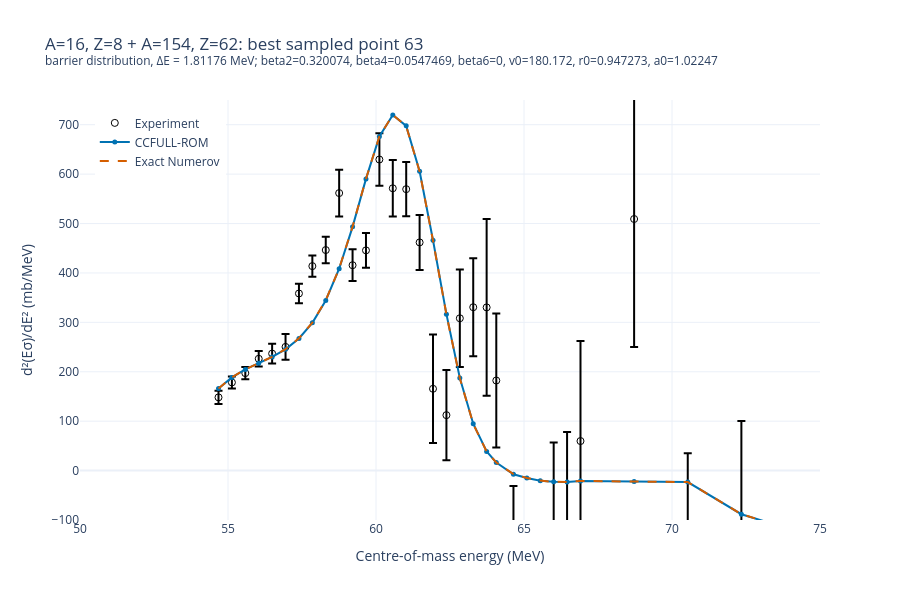

Write notebook code for a chart like this one.
### Code cell
fig = go.Figure()
fig.add_trace(go.Scatter(
    x=barrier_table["energy_cm_mev"],
    y=barrier_table["experiment_mb_per_mev"],
    error_y={
        "type": "data",
        "array": barrier_table["experiment_error_mb_per_mev"],
        "visible": True,
    },
    mode="markers",
    marker={"color": "black", "size": 7, "symbol": "circle-open"},
    name="Experiment",
))
fig.add_trace(go.Scatter(
    x=barrier_table["energy_cm_mev"],
    y=barrier_table["rom_mb_per_mev"],
    mode="lines+markers",
    line={"color": "#0072B2", "width": 2},
    marker={"size": 5},
    name="CCFULL-ROM",
))
if "exact_numerov_mb_per_mev" in barrier_table.columns:
    fig.add_trace(go.Scatter(
        x=barrier_table["energy_cm_mev"],
        y=barrier_table["exact_numerov_mb_per_mev"],
        mode="lines",
        line={"color": "#D55E00", "width": 2, "dash": "dash"},
        name="Exact Numerov",
    ))

fig.update_layout(
    title=(f"{reaction_system}: best sampled point {best_index}"
           f"<br><sup>barrier distribution, ΔE = {BARRIER_DELTA_E:g} MeV; "
           f"{parameter_text}</sup>"),
    xaxis_title="Centre-of-mass energy (MeV)",
    yaxis_title="d²(Eσ)/dE² (mb/MeV)",
    template="plotly_white",
    height=600,
    legend={"x": 0.02, "y": 0.98},
    xaxis=dict(range=[50, 75]),
    yaxis=dict(range=[-100, 750]),

)
fig.show()

### Figure 1 — Plotly figure (JSON) as saved in the notebook; plotly's stock layout.template omitted (floating-point values rounded to 4 significant figures)
{"data": [{"error_y": {"array": [NaN, NaN, NaN, NaN, NaN, 13.2, 12.27, 12.42, 15.72, 20.0, 26.06, 19.52, 21.37, 26.92, 47.27, 32.13, 35.3, 53.33, 57.16, 54.84, 55.68, 109.8, 91.53, 98.48, 99.18, 178.7, 135.7, 148.3, 149.3, 189.7, 180.4, 190.5, 202.7, 259.0, 308.1, 209.3, 108.2, 142.7, NaN], "type": "data", "visible": true}, "marker": {"color": "black", "size": 7, "symbol": "circle-open"}, "mode": "markers", "name": "Experiment", "type": "scatter", "x": [52.41, 52.87, 53.32, 53.77, 54.23, 54.68, 55.13, 55.58, 56.04, 56.49, 56.94, 57.4, 57.85, 58.3, 58.76, 59.21, 59.66, 60.11, 60.57, 61.02, 61.47, 61.93, 62.38, 62.83, 63.28, 63.74, 64.06, 64.64, 65.1, 65.55, 66.0, 66.46, 66.91, 68.72, 70.53, 72.34, 81.4, 90.46, 99.52], "y": [NaN, NaN, NaN, NaN, NaN, 148.2, 178.4, 197.2, 226.3, 236.8, 250.3, 358.4, 413.8, 446.3, 561.6, 415.6, 445.7, 629.6, 571.3, 569.6, 461.8, 165.5, 112.2, 308.2, 330.6, 330.2, 182.3, -179.6, -362.8, -422.5, -123.6, -112.3, 59.76, 509.1, -273.1, -108.7, -828.5, 780.7, NaN]}, {"line": {"color": "#0072B2", "width": 2}, "marker": {"size": 5}, "mode": "lines+markers", "name": "CCFULL-ROM", "type": "scatter", "x": [52.41, 52.87, 53.32, 53.77, 54.23, 54.68, 55.13, 55.58, 56.04, 56.49, 56.94, 57.4, 57.85, 58.3, 58.76, 59.21, 59.66, 60.11, 60.57, 61.02, 61.47, 61.93, 62.38, 62.83, 63.28, 63.74, 64.06, 64.64, 65.1, 65.55, 66.0, 66.46, 66.91, 68.72, 70.53, 72.34, 81.4, 90.46, 99.52], "y": [NaN, NaN, NaN, NaN, NaN, 166.0, 188.6, 204.7, 217.3, 230.0, 245.4, 267.4, 299.0, 344.3, 408.5, 493.3, 590.3, 676.3, 719.9, 697.7, 605.7, 466.2, 316.6, 187.5, 94.95, 38.63, 16.41, -7.399, -15.06, -20.34, -22.73, -22.85, -20.95, -22.33, -23.24, -88.3, -255.8, -277.0, NaN]}, {"line": {"color": "#D55E00", "dash": "dash", "width": 2}, "mode": "lines", "name": "Exact Numerov", "type": "scatter", "x": [52.41, 52.87, 53.32, 53.77, 54.23, 54.68, 55.13, 55.58, 56.04, 56.49, 56.94, 57.4, 57.85, 58.3, 58.76, 59.21, 59.66, 60.11, 60.57, 61.02, 61.47, 61.93, 62.38, 62.83, 63.28, 63.74, 64.06, 64.64, 65.1, 65.55, 66.0, 66.46, 66.91, 68.72, 70.53, 72.34, 81.4, 90.46, 99.52], "y": [NaN, NaN, NaN, NaN, NaN, 166.1, 188.8, 204.9, 217.6, 230.3, 245.7, 267.7, 299.4, 344.7, 408.9, 493.6, 590.5, 676.3, 719.7, 697.2, 605.1, 465.5, 315.9, 186.8, 94.48, 38.4, 16.34, -7.314, -14.98, -20.29, -22.78, -22.96, -21.05, -22.17, -23.24, -88.17, -256.2, -277.0, NaN]}], "layout": {"height": 600, "legend": {"x": 0.02, "y": 0.98}, "title": {"text": "A=16, Z=8 + A=154, Z=62: best sampled point 63<br><sup>barrier distribution, ΔE = 1.81176 MeV; beta2=0.320074, beta4=0.0547469, beta6=0, v0=180.172, r0=0.947273, a0=1.02247</sup>"}, "xaxis": {"range": [50, 75], "title": {"text": "Centre-of-mass energy (MeV)"}}, "yaxis": {"range": [-100, 750], "title": {"text": "d²(Eσ)/dE² (mb/MeV)"}}}}
